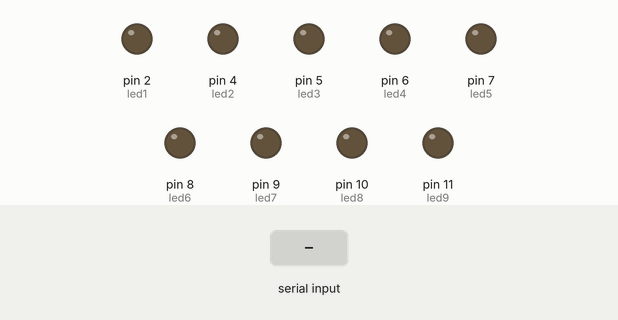
The sketch below on a simulated Arduino Uno, built with avr-gcc and run on an emulated ATmega328P. Parts: output pins drawn as LEDs (lit = HIGH). The test bench sets the inputs (shaded band).

Above: at 1.2 s.
1.3 s: "1" received over Serial
At 2.0 s:
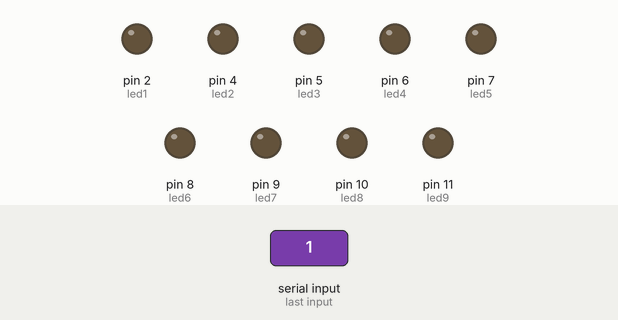
2.8 s: "2" received over Serial
At 3.2 s:
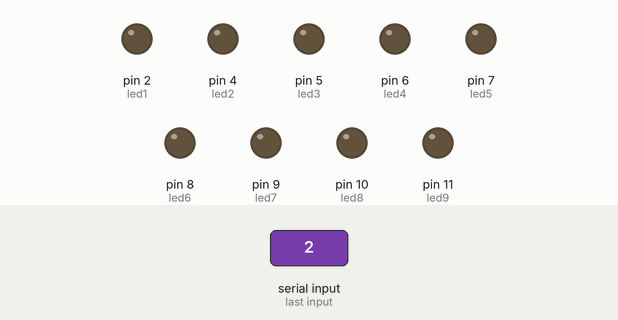
4.3 s: "3" received over Serial
At 5.5 s:
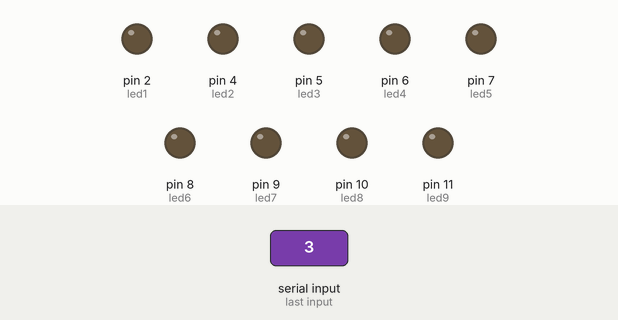
5.8 s: "4" received over Serial
At 6.8 s:
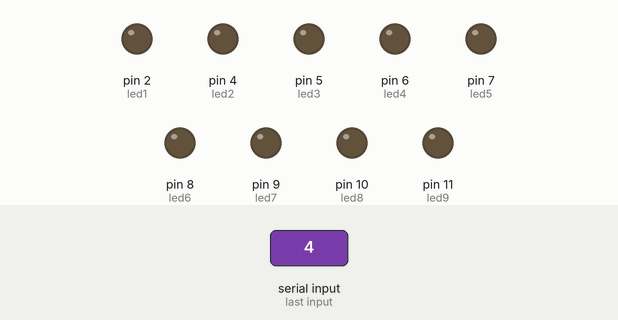
7.3 s: "5" received over Serial
At 8.0 s:
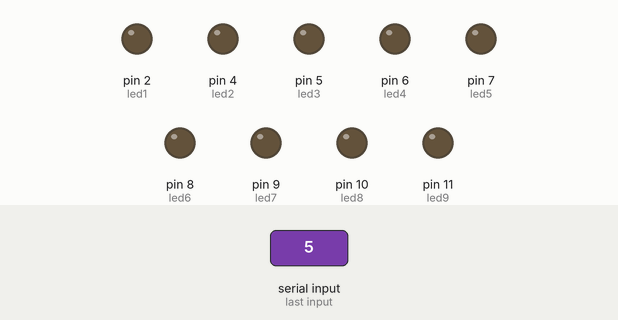
8.8 s: "6" received over Serial
At 9.2 s:
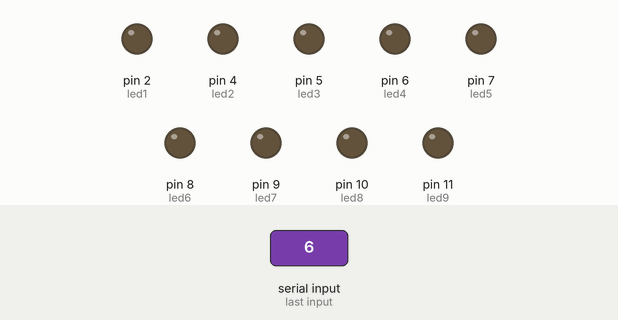
Timing chart, 0 to 11.3 s (numbered marks = the images above; inputs shaded):
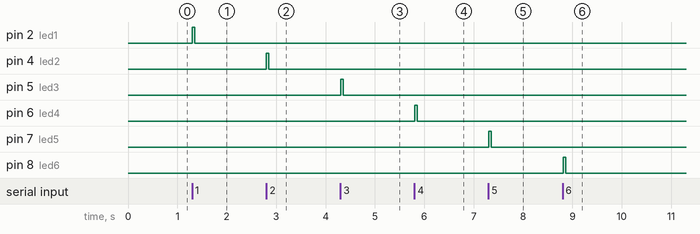

Measured:
- after the input at 1.3 s, pin 2 (led1): LOW → HIGH at once, → LOW 0.05 s later
- after the input at 2.8 s, pin 4 (led2): LOW → HIGH at once, → LOW 0.05 s later
- after the input at 4.3 s, pin 5 (led3): LOW → HIGH at once, → LOW 0.05 s later
- after the input at 5.8 s, pin 6 (led4): LOW → HIGH at once, → LOW 0.05 s later
- after the input at 7.3 s, pin 7 (led5): LOW → HIGH at once, → LOW 0.05 s later
- after the input at 8.8 s, pin 8 (led6): LOW → HIGH at once, → LOW 0.05 s later

The sketch:

led.ino
```cpp
int led1=2;
int led2=4;
int led3=5;
int led4=6;
int led5=7;
int led6=8;
int led7=9;
int led8=10;
int led9=11;
void setup() {
  Serial.begin(9600);
  pinMode(led1, OUTPUT);
  pinMode(led2, OUTPUT);
  pinMode(led3, OUTPUT);
  pinMode(led4, OUTPUT);
  pinMode(led5, OUTPUT);
  pinMode(led6, OUTPUT);
  pinMode(led7, OUTPUT);
  pinMode(led8, OUTPUT);
  pinMode(led9, OUTPUT);

}

void loop() {
{
 int a = Serial.read();
if (a == '1'){
    digitalWrite(led1, HIGH);
  }
  else{
    digitalWrite(led1, LOW);
  }
  if (a == '2'){
    digitalWrite(led2, HIGH);
  }
  else{
    digitalWrite(led2, LOW);
  }if (a == '3'){
    digitalWrite(led3, HIGH);
  }
  else{
    digitalWrite(led3, LOW);
  }if (a == '4'){
    digitalWrite(led4, HIGH);
  }
  else{
    digitalWrite(led4, LOW);
  }if (a == '5'){
    digitalWrite(led5, HIGH);
  }
  else{
    digitalWrite(led5, LOW);
  }if (a == '6'){
    digitalWrite(led6, HIGH);
  }
  else{
    digitalWrite(led6, LOW);
  }if (a == '7'){
    digitalWrite(led7, HIGH);
  }
  else{
    digitalWrite(led7, LOW);
  }if (a == '8'){
    digitalWrite(led8, HIGH);
  }
  else{
    digitalWrite(led8, LOW);
  }if (a == '9'){
    digitalWrite(led9, HIGH);
  }
  else{
    digitalWrite(led9, LOW);
  }

}
delay(50);
}
```
